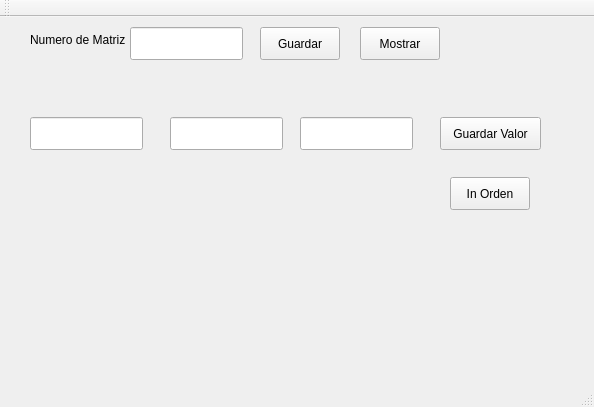
<?xml version="1.0" encoding="UTF-8"?>
<ui version="4.0">
 <class>MainWindow</class>
 <widget class="QMainWindow" name="MainWindow">
  <property name="geometry">
   <rect>
    <x>0</x>
    <y>0</y>
    <width>594</width>
    <height>407</height>
   </rect>
  </property>
  <property name="windowTitle">
   <string>MainWindow</string>
  </property>
  <widget class="QWidget" name="centralWidget">
   <widget class="QLabel" name="label">
    <property name="geometry">
     <rect>
      <x>30</x>
      <y>10</y>
      <width>101</width>
      <height>25</height>
     </rect>
    </property>
    <property name="text">
     <string>Numero de Matriz</string>
    </property>
   </widget>
   <widget class="QLineEdit" name="tamao">
    <property name="geometry">
     <rect>
      <x>130</x>
      <y>10</y>
      <width>113</width>
      <height>33</height>
     </rect>
    </property>
   </widget>
   <widget class="QPushButton" name="pushButton">
    <property name="geometry">
     <rect>
      <x>260</x>
      <y>10</y>
      <width>80</width>
      <height>33</height>
     </rect>
    </property>
    <property name="text">
     <string>Guardar</string>
    </property>
   </widget>
   <widget class="QLineEdit" name="posX">
    <property name="geometry">
     <rect>
      <x>30</x>
      <y>100</y>
      <width>113</width>
      <height>33</height>
     </rect>
    </property>
   </widget>
   <widget class="QLineEdit" name="posY">
    <property name="geometry">
     <rect>
      <x>170</x>
      <y>100</y>
      <width>113</width>
      <height>33</height>
     </rect>
    </property>
   </widget>
   <widget class="QLineEdit" name="ValorGuardar">
    <property name="geometry">
     <rect>
      <x>300</x>
      <y>100</y>
      <width>113</width>
      <height>33</height>
     </rect>
    </property>
   </widget>
   <widget class="QPushButton" name="pushButton_2">
    <property name="geometry">
     <rect>
      <x>440</x>
      <y>100</y>
      <width>101</width>
      <height>33</height>
     </rect>
    </property>
    <property name="text">
     <string>Guardar Valor</string>
    </property>
   </widget>
   <widget class="QPushButton" name="pushButton_3">
    <property name="geometry">
     <rect>
      <x>360</x>
      <y>10</y>
      <width>80</width>
      <height>33</height>
     </rect>
    </property>
    <property name="text">
     <string>Mostrar</string>
    </property>
   </widget>
   <widget class="QPushButton" name="pushButton_4">
    <property name="geometry">
     <rect>
      <x>450</x>
      <y>160</y>
      <width>80</width>
      <height>33</height>
     </rect>
    </property>
    <property name="text">
     <string>In Orden</string>
    </property>
   </widget>
  </widget>
  <widget class="QMenuBar" name="menuBar">
   <property name="geometry">
    <rect>
     <x>0</x>
     <y>0</y>
     <width>594</width>
     <height>30</height>
    </rect>
   </property>
  </widget>
  <widget class="QToolBar" name="mainToolBar">
   <attribute name="toolBarArea">
    <enum>TopToolBarArea</enum>
   </attribute>
   <attribute name="toolBarBreak">
    <bool>false</bool>
   </attribute>
  </widget>
  <widget class="QStatusBar" name="statusBar"/>
 </widget>
 <layoutdefault spacing="6" margin="11"/>
 <resources/>
 <connections/>
</ui>
